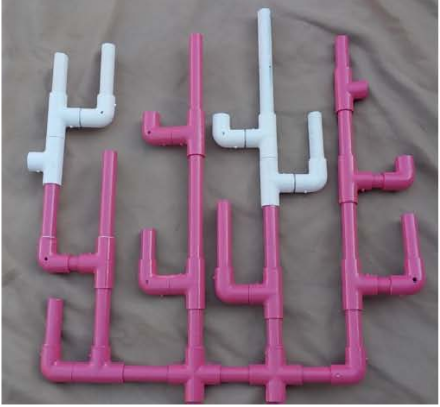
#> input picture work images/coral reef health task/corals original.png, 440 x 407 px, given in place of pic1.png, which was not available
$ python comparingVideo.py   (older library calls are emulated)
#> lines starting #> are read from the running program, lines starting #| are printed output that depends on the picture; after the words box and inside, x2 and y2 are one past the last pixel; in counts of white or black regions, pixels touching at a corner belong together; pictures that were not available may be replaced by others from this repository, and a replacement may not be noted
#!/usr/bin/env python
import cv2
from skimage import measure
import imutils

cap = cv2.VideoCapture(0)
img_gray = cv2.imread("pic1.png", 0)
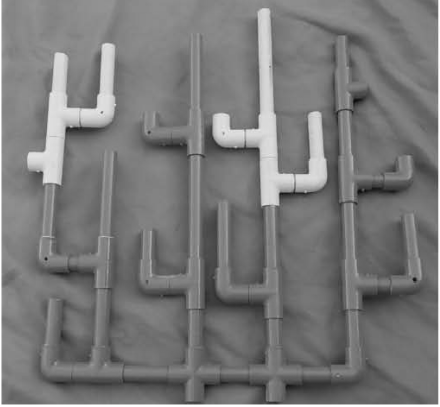
#> img_gray: shape (407, 440); min 12, max 255, mean 120.8
img = cv2.imread("pic1.png")
#> img is the input picture: shape (407, 440, 3); mean B, G, R 126.7, 113.7, 133.9

while True:
	_, frame = cap.read()

	frame_gray = cv2.cvtColor(frame, cv2.COLOR_BGR2GRAY)

	(score, diff) = measure.compare_ssim(img_gray, frame_gray, full=True)#we won't use the score
#> score = 0.999
	diff = (diff * 255).astype("uint8") # converting the float score from a (-1,1) range to 8 bit 0-255 range

	thresh = cv2.threshold(diff, 0, 255, cv2.THRESH_BINARY_INV | cv2.THRESH_OTSU)[1] #still no clue why we using elemnt 1 of that list
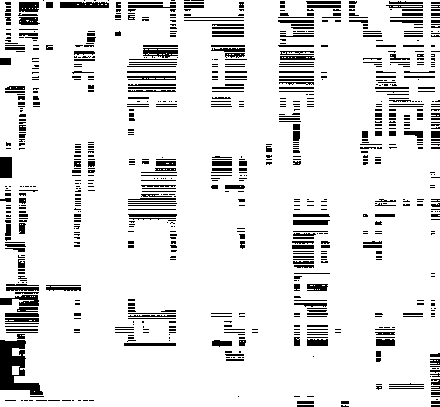
#> thresh: shape (407, 440); 89.1% white; 823 black regions (546 under 20 px)

	contours = cv2.findContours(thresh, cv2.RETR_EXTERNAL, cv2.CHAIN_APPROX_SIMPLE)
#> contours = 16 contours, 14 with area under 20; largest, box (x1, y1, x2, y2) and area: (0, 0, 440, 407) 174906, (12, 366, 20, 375) 48
	contours = imutils.grab_contours(contours)


	for cnt in contours:
		area = cv2.contourArea(cnt)
		if 3150 < area:
			(x,y,w,h) = cv2.boundingRect(cnt)
			cv2.rectangle(frame, (x,y), (x+w, y+h), (0,255,0))
#> this loop made 16 passes
#> (area, x, y, w, h) on pass 16: (174906.5, 0, 0, 440, 407)
#> area on pass 3: 48.5
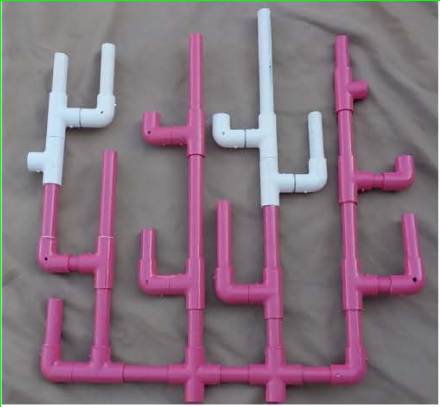
#> frame: shape (407, 440, 3); 0.47% of pixels changed, all inside (x1, y1, x2, y2) = (0, 0, 440, 407)

	cv2.imshow("Current", frame)
	cv2.imshow("Back then", img)
	cv2.imshow("mask", thresh)


	if cv2.waitKey(1) & 0xFF == ord('q'):
#> (key q is pressed here)
		break


cap.release()
cv2.destroyAllWindows()
